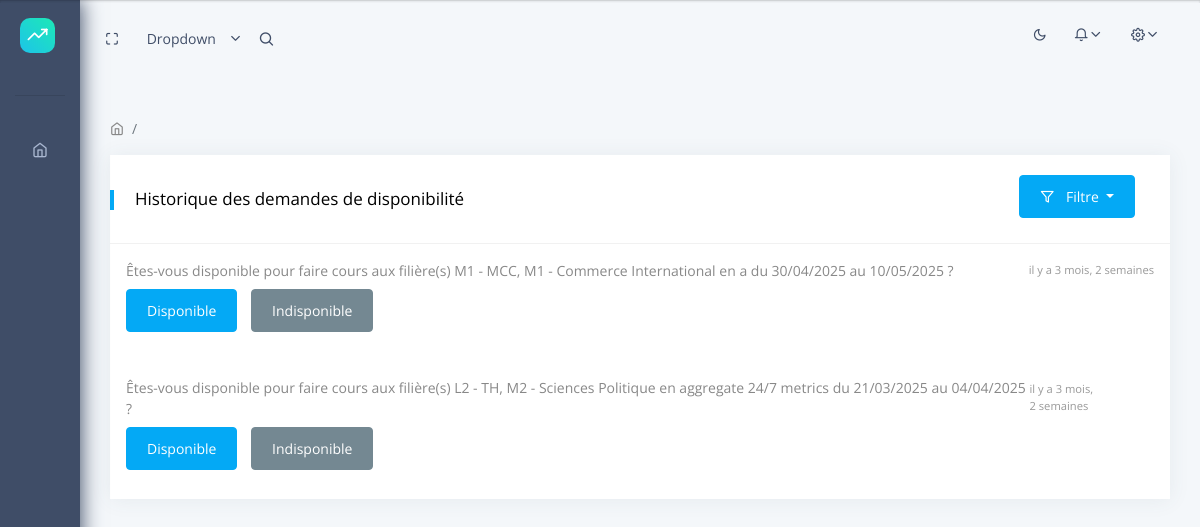
The page /availability/teacher/availability/history/ (signed in) on the database as committed earlier.
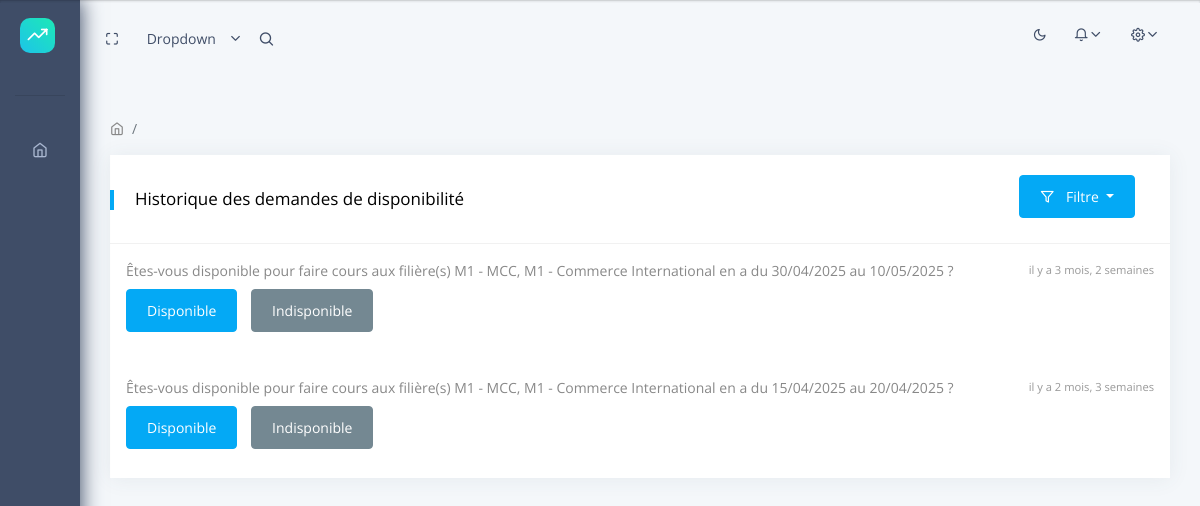
The same page on the database as committed later.
### apps/availability/models.py (models this page shows, shortened)
class AvailabilityRequest(models.Model):
    subject = models.ForeignKey(
        'subjects.Subject',
        on_delete=models.CASCADE,
        verbose_name=_("Matière"),
        related_name='availability_requests'
    )
    teachers = models.ManyToManyField(
        'users.TeacherProfile',
        verbose_name=_("Enseignants"),
        related_name='availability_requests',
        help_text=_("Enseignants sélectionnés pour cette demande")
    )
    start_date = models.DateField(
        verbose_name=_("Date de début"),
        help_text=_("Date de début de la disponibilité")
    )
    end_date = models.DateField(
        verbose_name=_("Date de fin"),
        help_text=_("Date de fin de la disponibilité")
    )
    filieres = models.ManyToManyField(
        'courses.DepartmentLevel',
        related_name='availability_requests',
        verbose_name=_("Filières")
    )
    created_at = models.DateTimeField(
        auto_now_add=True,
        verbose_name=_("Date de création")
    )
    class Meta:
        verbose_name = _("Demande de disponibilité")
        verbose_name_plural = _("Demandes de disponibilités")
        permissions = [
            ('can_send_availabilityrequest', _("Peut envoyer une demande de disponibilité")),
            ('can_view_availabilityrequest_history', _("Peut voir l'historique des demande de disponibilité")),
            ('can_view_availabilityrequest_pending', _("Peut voir les demande de disponibilité en attente")),
        ]

### apps/courses/models.py (models this page shows, shortened)
class DepartmentLevel(models.Model):
    department = models.ForeignKey(Department, on_delete=models.CASCADE, related_name='department_levels', verbose_name=_('Département'))
    level = models.ForeignKey(Level, on_delete=models.CASCADE, related_name='department_levels', verbose_name=_('Niveau'))
    class Meta:
        constraints = [
                        models.UniqueConstraint(fields=['department', 'level'], name='unique_department_level')
                    ]# Assure qu'une combinaison département-niveau est unique.
        verbose_name = _('Niveau départemental')
        verbose_name_plural = _('Niveaux départementaux')
    def __str__(self):
        return f'{self.level.name} - {self.department.name}'

class Level(models.Model):
    LEVEL_CHOICES = (
        ('L1', _('Licence 1')),
        ('L2', _('Licence 2')),
        ('L3', _('Licence 3')),
        ('M1', _('Master 1')),
        ('M2', _('Master 2')),
    )
    name = models.CharField(max_length=2, choices=LEVEL_CHOICES, unique=True, verbose_name=_('Niveau'))
    class Meta:
        verbose_name = _('Niveau d\'études')
        verbose_name_plural = _('Niveaux d\'études')

class Department(models.Model):
    name = models.CharField(max_length=100, unique=True, db_index=True, verbose_name=_('Nom'))
    description = models.TextField(blank=True, verbose_name=_('Description'))
    class Meta:
        ordering = ['name']
        verbose_name = _('Département')
        verbose_name_plural = _('Départements')

### apps/subjects/models.py (models this page shows, shortened)
class Subject(models.Model):
    name = models.CharField(max_length=100, verbose_name=_("Nom de la matière"),unique=True)
    code = models.CharField(max_length=10, unique=True, verbose_name=_("Code de la matière"))
    department_levels = models.ManyToManyField('courses.DepartmentLevel', through='common.DepartmentLevelSubject', related_name='subjects', verbose_name=_("Niveaux et départements"))
    class Meta:
        verbose_name = _("Matière")
        verbose_name_plural = _("Matières")
        ordering = ['name']

### apps/availability/views.py (the view, shortened to what this page needs)
# urls.py: path('teacher/availability/history/', TeacherAvailabilityRequestListView.as_view(), name='teacher_availability_request_list'),
class TeacherAvailabilityRequestListView(LoginRequiredMixin,PermissionRequiredMixin,ListView):
    model = AvailabilityRequest
    template_name = 'availability/teacher/history_request.html'
    permission_required= 'availability.can_view_availabilityrequest_history'
    context_object_name = 'requests'
    def get_queryset(self):
        teacher = self.request.user.teacherprofile
        status_filter = self.request.GET.get('status', 'all')
        teacher_response_prefetch = Prefetch(
            'responses',
            queryset=AvailabilityResponse.objects.filter(teacher=teacher),
            to_attr='teacher_response'
        )
        queryset = AvailabilityRequest.objects.filter(
            responses__teacher=teacher
        ).prefetch_related(teacher_response_prefetch).distinct()
        if status_filter != 'all':
            queryset = queryset.filter(responses__status=status_filter)
        return queryset
    def render_to_response(self, context, **response_kwargs):
        return super().render_to_response(context, **response_kwargs)

### apps/users/models.py (called while the page is built)
    def has_role(self, role):
        if not self.is_authenticated:
            return False
        return self.role == role

    @property
    def is_student(self):
        return self.has_role('student')

    @property
    def is_parent(self):
        return self.has_role('parent')

    @property
    def is_admin(self):
        return self.has_role('admin')

### templates/availability/teacher/history_request.html (shortened to what this page needs)
{% extends 'layouts/base.html' %}
{% block content %}
  <div class="card">
    <div class="card-header d-flex justify-content-between align-items-center">
      <h5>Historique des demandes de disponibilité</h5>
      <div class="dropdown">
        <button class="btn btn-primary dropdown-toggle" type="button" id="filterMenuButton" data-toggle="dropdown" aria-haspopup="true" aria-expanded="false">
          <span class="feather icon-filter mr-2"></span> Filtre
        </button>
      </div>
    </div>
    <div id="request-list">
      {% for request in requests %}
        {% if request.teacher_response %}
          {% with response=request.teacher_response.0 %}
            {% if response.status == "pending" %}
              <div class="notification pending p-3 mb-2">
                <div class="d-flex justify-content-between align-items-center">
                  <p class="m-0">
                    Êtes-vous disponible pour faire cours aux filière(s)
                    {% for filiere in request.filieres.all %}
                      {{ filiere }}{% if not forloop.last %}, {% endif %}
                    {% endfor %}
                    en <strong>{{ request.subject.name }}</strong> du
                    {{ request.start_date|date:"d/m/Y" }} au {{ request.end_date|date:"d/m/Y" }} ?
                  </p>
                  <span style="font-size:0.8em; color:#999;">il y a {{ request.created_at|timesince }}</span>
                </div>
                <div class="action-buttons mt-2">
                  <a href="#" id="accept-request" data-id="{{ request.id }}" class="btn btn-primary" style="margin-right: 10px;">Disponible</a>
                  <a href="#" id="reject-request" data-id="{{ request.id }}"  class="btn btn-secondary">Indisponible</a>
                </div>
              </div>
            {% endif %}
          {% endwith %}
        {% endif %}
      {% empty %}
        <p>Aucune demande trouvée.</p>
      {% endfor %}
    </div>
  </div>
{% endblock %}

Rows that differ between the two databases and show on the page:
removed AvailabilityRequest: subject.name "aggregate 24/7 metrics", start_date "21/03/2025", end_date "04/04/2025", created_at "3 mois, 2 semaines"
no longer on this page (row unchanged): DepartmentLevel: level+department "L2 - TH", shown under "aggregate 24/7 metrics"
no longer on this page (row unchanged): DepartmentLevel: level+department "M2 - Sciences Politique", shown under "aggregate 24/7 metrics"
added AvailabilityRequest: subject.name "a", start_date "15/04/2025", end_date "20/04/2025", created_at "2 mois, 3 semaines", DepartmentLevel (level+department "M1 - MCC"), DepartmentLevel (level+department "M1 - Commerce International")
